Frame 1 (no input): blank canvas, image omitted
Frame 60 (no input): blank canvas, image omitted
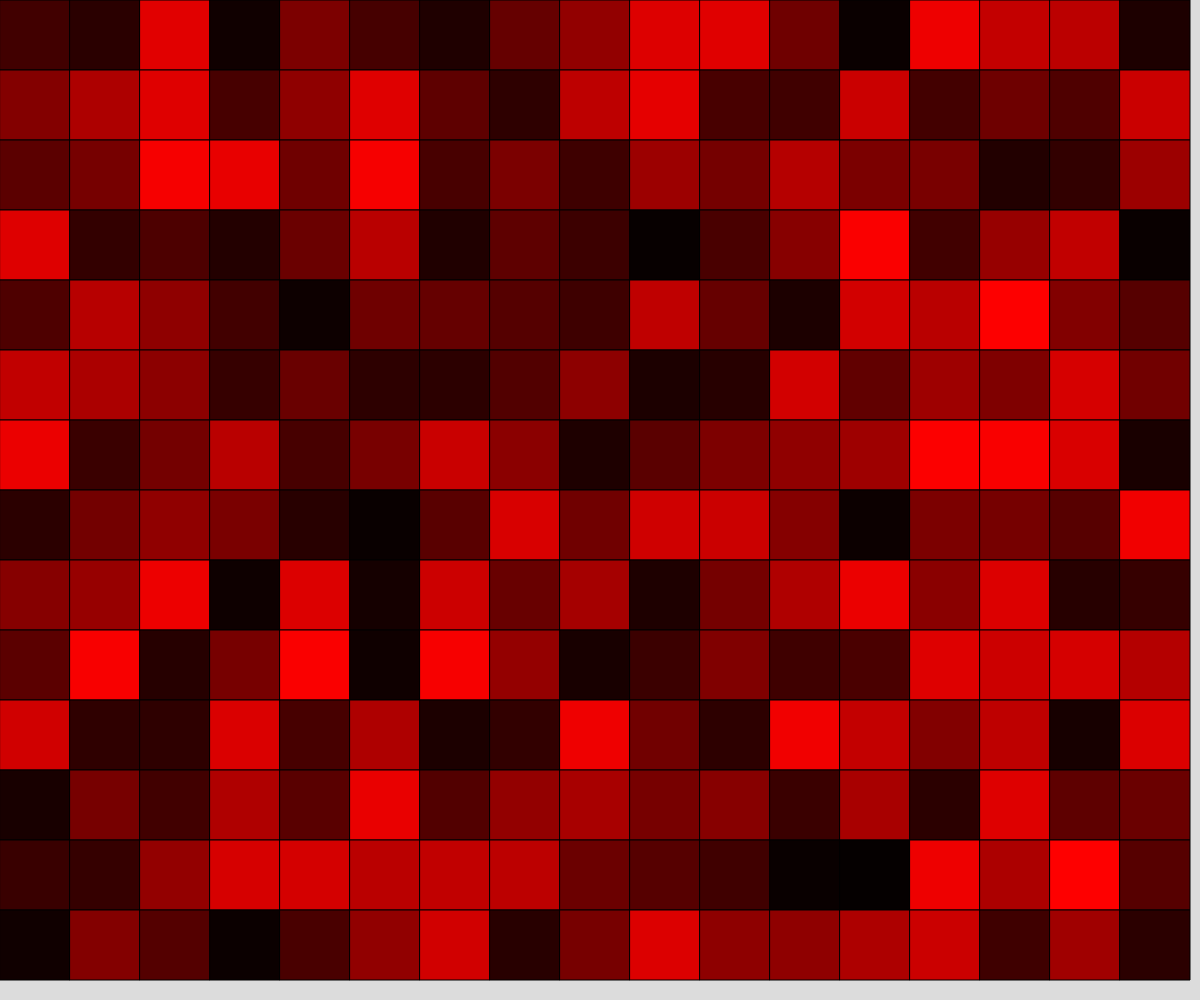
Frame 120 (the mouse pressed at the canvas centre since frame 60)

The p5.js sketch whose frames 1 and 60 were blank and that drew this single picture after the mouse press (run headless with seeded random() and noise() and a simulated clock; from frame 60 on, the mouse is pressed at the canvas centre):

// p5.js sketch
// ── sketch.js
// multi color grid
// Tyler lusher 
// oct 5, 2023
//

// Global Variables
let cubeSize = 10;

function setup() {
  createCanvas(windowWidth, windowHeight);
  document.addEventListener("contextmenu", event => event.preventDefault());
}

function draw() {   // this check if mouse is pressed then if the right click it being pressed 
  if (mouseIsPressed === true){
    if(mouseButton === RIGHT){
      if (cubeSize>= 9){
        cubeSize-=1;
      }
    }
    else{    
      cubeSize+=1;
    }
    grid();
  }
}

function keyPressed(){
  grid();
}

function grid(){    // this nested loop make the grid by adding the size of the squares to the x and y 
  background(220);  // it also chescks if the size of the cube goes off the screan 
  let i = Math.floor(random(4));
  for(let x =0; x+cubeSize<width; x=x+cubeSize){
    for(let y=0; y+cubeSize<height; y=y+cubeSize){
      colors(i);
      square(x,y,cubeSize);
    }
  }
}



function colors(i){ 
  if (i === 1){
    fill(random(255),0,0);
  }
  else if (i === 2){
    fill(0,random(255),0);
  }
  else{
    fill(0,0,random(255));
  }
}
